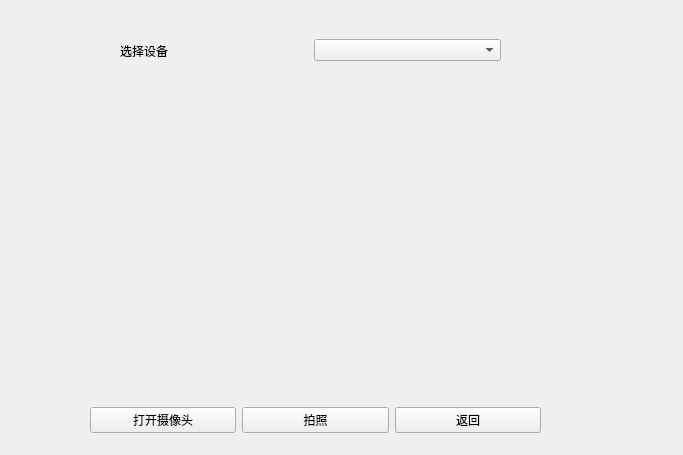
<?xml version="1.0" encoding="UTF-8"?>
<ui version="4.0">
 <class>camera</class>
 <widget class="QWidget" name="camera">
  <property name="geometry">
   <rect>
    <x>0</x>
    <y>0</y>
    <width>683</width>
    <height>455</height>
   </rect>
  </property>
  <property name="minimumSize">
   <size>
    <width>683</width>
    <height>455</height>
   </size>
  </property>
  <property name="maximumSize">
   <size>
    <width>683</width>
    <height>455</height>
   </size>
  </property>
  <property name="windowTitle">
   <string>Form</string>
  </property>
  <widget class="QWidget" name="widget" native="true">
   <property name="geometry">
    <rect>
     <x>40</x>
     <y>70</y>
     <width>591</width>
     <height>321</height>
    </rect>
   </property>
  </widget>
  <widget class="QWidget" name="layoutWidget">
   <property name="geometry">
    <rect>
     <x>90</x>
     <y>400</y>
     <width>451</width>
     <height>41</height>
    </rect>
   </property>
   <layout class="QHBoxLayout" name="horizontalLayout_2">
    <item>
     <widget class="QPushButton" name="btn_camera">
      <property name="text">
       <string>打开摄像头</string>
      </property>
     </widget>
    </item>
    <item>
     <widget class="QPushButton" name="btn_picture">
      <property name="text">
       <string>拍照</string>
      </property>
     </widget>
    </item>
    <item>
     <widget class="QPushButton" name="btn_return1">
      <property name="text">
       <string>返回</string>
      </property>
     </widget>
    </item>
   </layout>
  </widget>
  <widget class="QWidget" name="">
   <property name="geometry">
    <rect>
     <x>120</x>
     <y>30</y>
     <width>381</width>
     <height>41</height>
    </rect>
   </property>
   <layout class="QHBoxLayout" name="horizontalLayout">
    <item>
     <widget class="QLabel" name="label">
      <property name="text">
       <string>选择设备</string>
      </property>
     </widget>
    </item>
    <item>
     <widget class="QComboBox" name="comboBox"/>
    </item>
   </layout>
  </widget>
 </widget>
 <resources/>
 <connections/>
</ui>
